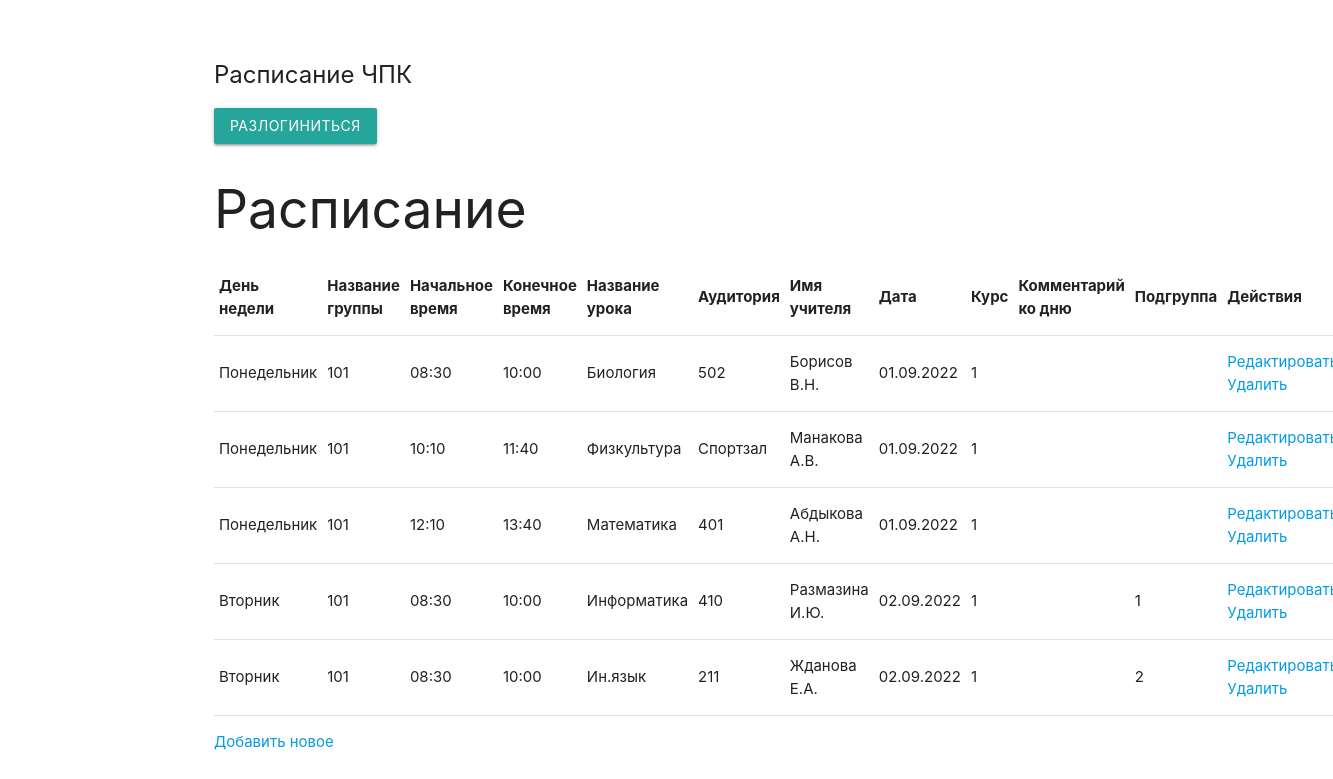
The page / (signed in) on the database its author committed.
### tables this page shows
CREATE TABLE schedule (
                  id INTEGER PRIMARY KEY AUTOINCREMENT,
                  start_day TEXT NOT NULL,
                  groupname TEXT NOT NULL,
                  start_time TEXT NOT NULL,
                  end_time TEXT NOT NULL,
                  lessonname TEXT NOT NULL,
                  auditory TEXT NOT NULL,
                  teachername TEXT NOT NULL,
                  date TEXT NULL,
                  course TEXT NOT NULL,
                  comment_to_day TEXT,
                  pod_groups TEXT
             );

### app.py (the view)
@app.route('/')
@login_required
def index():
    conn = get_db_connection()
    c = conn.cursor()
    c.execute('SELECT * FROM schedule')
    rows = c.fetchall()
    conn.close()
    return render_template('index.html', rows=rows)

### app.py (called while the page is built)
def login_required(f):
    @wraps(f)
    def decorated_function(*args, **kwargs):
        if 'logged_in' not in session:
            return redirect('/login')
        return f(*args, **kwargs)
    return decorated_function

def get_db_connection():
    conn = sqlite3.connect('database.db')
    conn.row_factory = sqlite3.Row
    return conn

### templates/index.html
{% extends "base.html" %}
{% block content %}
<h2>Расписание</h2>
<table>
    <tr>
        <th>День недели</th>
        <th>Название группы</th>
        <th>Начальное время</th>
        <th>Конечное время</th>
        <th>Название урока</th>
        <th>Аудитория</th>
        <th>Имя учителя</th>
        <th>Дата</th>
        <th>Курс</th>
        <th>Комментарий ко дню</th>
        <th>Подгруппа</th>
        <th>Действия</th>
    </tr>
    {% for row in rows %}
        <tr>
            <td>{{ row['start_day'] }}</td>
            <td>{{ row['groupname'] }}</td>
            <td>{{ row['start_time'] }}</td>
            <td>{{ row['end_time'] }}</td>
            <td>{{ row['lessonname'] }}</td>
            <td>{{ row['auditory'] }}</td>
            <td>{{ row['teachername'] }}</td>
            <td>{{ row['date'] }}</td>
            <td>{{ row['course'] }}</td>
            <td>{{ row['comment_to_day'] }}</td>
            <td>{{ row['pod_groups'] }}</td>
            <td>
                <a href="/edit/{{ row['id'] }}">Редактировать</a>
                <a href="/delete/{{ row['id'] }}">Удалить</a>
            </td>
        </tr>
    {% endfor %}
</table>
<p><a href="/add">Добавить новое</a></p>
{% endblock %}

### templates/base.html (shortened to what this page needs)
<!DOCTYPE html>
<html>
<head>
    <link rel="stylesheet" href="https://cdnjs.cloudflare.com/ajax/libs/materialize/1.0.0/css/materialize.min.css">
</head>
<body>
    <div class="container">
        <h1>Расписание ЧПК</h1>
        {% if 'logged_in' in session %}
            <p class="logout-link"><a class="waves-effect waves-light btn" href="/logout">Разлогиниться</a></p>
        {% else %}
            <p class="login-link"><a class="waves-effect waves-light btn" href="/login">Авторизоваться</a></p>
        {% endif %}
        {% block content %}{% endblock %}
    </div>
</body>
</html>

### templates/base.html (style rules this page uses)
body { padding: 20px; }
h1 { font-size: 24px; margin-bottom: 20px; }
.logout-link { margin-top: 20px; }

### rows shown on the page
schedule: start_day "Понедельник", groupname "101", start_time "08:30", end_time "10:00", lessonname "Биология", auditory "502", teachername "Борисов В.Н.", date "01.09.2022", course "1"
schedule: start_day "Понедельник", groupname "101", start_time "10:10", end_time "11:40", lessonname "Физкультура", auditory "Спортзал", teachername "Манакова А.В.", date "01.09.2022", course "1"
schedule: start_day "Понедельник", groupname "101", start_time "12:10", end_time "13:40", lessonname "Математика", auditory "401", teachername "Абдыкова А.Н.", date "01.09.2022", course "1"
schedule: start_day "Вторник", groupname "101", start_time "08:30", end_time "10:00", lessonname "Информатика", auditory "410", teachername "Размазина И.Ю.", date "02.09.2022", course "1", pod_groups "1"
schedule: start_day "Вторник", groupname "101", start_time "08:30", end_time "10:00", lessonname "Ин.язык", auditory "211", teachername "Жданова Е.А.", date "02.09.2022", course "1", pod_groups "2"
